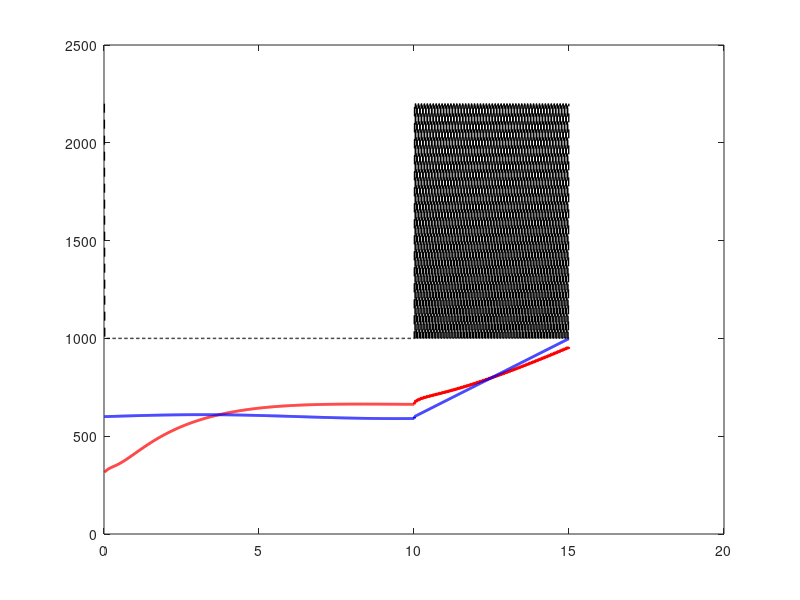

Write MATLAB code to recreate this figure. (Note: this script raises an error after producing the figure.)
clear; clc;

% --- Geometry ---
ri = 0.071 / 2;         % inner radius [m]
ro = ri + 0.005;        % outer radius [m], 5mm wall
N  = 10;                % radial nodes

% --- Material: 316 SS ---
rho = 8000;             % density [kg/m3]
cp  = 500;              % specific heat [J/kgK]
% k is temperature-dependent - evaluated each step (from Gemini, good idea)
% k(T) = 0.015*T + 8.5  [W/mK], valid ~300-1100K for 316SS

% ---- Conservative Gas-Side Assumptions ---
h_gas     = 800;        % worst-case forced convection coefficient [W/m2K]
T_gas_dry = 1000;       % dry operation gas temp [K]
T_gas_wet = 2200;       % wet operation gas temp [K]
dTdt_threshold = 80;    % outer wall heating rate that triggers wet assumption [K/s]

% --- Stability ---
r_nodes = linspace(ri, ro, N);
dr      = r_nodes(2) - r_nodes(1);

% Use worst-case (highest) k for stability calculation
% Higher k = higher alpha = more restrictive timestep requirement
k_max   = 0.015 * 2200 + 8.5;      % ~41.5 W/mK at max temp
alpha_max = k_max / (rho * cp);
dt_max  = dr^2 / (2 * alpha_max);
fprintf('Max stable timestep: %.4f s (%.1f ms)\n', dt_max, dt_max*1000);

dt = dt_max * 0.8;      % run at 80% of stability limit for margin

% --- Initialize ---
T_wall        = ones(1, N) * 300;   % start at ambient [K]
T_outer_prev  = 300;
t             = 0;

% In real system: replace this loop with your control system timer callback
% and read T_outer from your DAQ each iteration

%--- Simulation Loop (replace with real-time callback) ---
t_end         = 15;     % simulate 30 seconds
n_steps       = floor(t_end / dt);

% Preallocate logging
log_t       = zeros(1, n_steps);
log_Tinner  = zeros(1, n_steps);
log_Touter  = zeros(1, n_steps);
log_Tgas    = zeros(1, n_steps);

for step = 1:n_steps

    % === IN REAL SYSTEM: REPLACE THIS BLOCK WITH DAQ READ ===
    % Simulated outer wall temperature - dry then wet transient at t=10s
    if t < 10
        T_outer = 600 + 10*sin(0.5*t);     % dry operation, some noise
    else
        T_outer = 600 + (t-10)*80;          % outer wall climbing post-ignition
        T_outer = min(T_outer, 1050);        % clamp to physical limit
    end
    % ==========================================================

    % --- Infer operating mode from outer wall rate of change ---
    dTdt = (T_outer - T_outer_prev) / dt;

    if dTdt > dTdt_threshold
        T_gas = T_gas_wet;      % wall heating fast - assume wet, worst case
    else
        T_gas = T_gas_dry;
    end

    % --- Update temperature-dependent properties ---
    T_avg   = mean(T_wall);
    k_val   = 0.015 * T_avg + 8.5;         % 316SS k(T) [W/mK]
    alpha   = k_val / (rho * cp);

    % --- Explicit finite difference: interior nodes ---
    T_new = T_wall;

    for i = 2:N-1
        d2T = (1 + dr/(2*r_nodes(i))) * T_wall(i+1) ...
            - 2 * T_wall(i) ...
            + (1 - dr/(2*r_nodes(i))) * T_wall(i-1);
        T_new(i) = T_wall(i) + alpha * dt/dr^2 * d2T;
    end

% --- Inner boundary: convective flux from gas ---
    T_new(1) = T_wall(1) + 2*alpha*dt/dr * ...
        ( h_gas/k_val * (T_gas - T_wall(1)) ...
        - (T_wall(1) - T_wall(2))/dr );

    % --- Outer boundary: pin to measurement ---
    T_new(N) = T_outer;

    % --- Sanity check ---
    if any(isnan(T_new)) || any(T_new < 200) || any(T_new > 3500)
        warning('Step %d: unphysical temperatures - holding previous state', step);
        T_new = T_wall;     % hold last good state, do not update
    end

    T_wall       = T_new;
    T_inner      = T_wall(1);
    T_outer_prev = T_outer;
    t            = t + dt;

    % --- Log ---
    log_t(step)      = t;
    log_Tinner(step) = T_inner;
    log_Touter(step) = T_outer;
    log_Tgas(step)   = T_gas;

    % --- Safety checks (material limits for 316 SS) ---
    if T_inner > 1100
        warning('Step %d | t=%.2fs: CRITICAL - T_inner %.0fK exceeds structural limit', ...
                step, t, T_inner);
    end
    if T_inner > 1645
        error('Step %d | t=%.2fs: DANGER - T_inner %.0fK exceeds melt point. SHUTDOWN.', ...
              step, t, T_inner);
    end

end

% --- Plot results ---
figure;
plot(log_t, log_Tinner, 'r-', 'LineWidth', 2); hold on;
plot(log_t, log_Touter, 'b-', 'LineWidth', 2);
plot(log_t, log_Tgas,   'k--', 'LineWidth', 1);
yline(1100, 'r:', 'Structural Limit', 'LineWidth', 1.5);
yline(1645, 'm:', 'Melt Point',       'LineWidth', 1.5);
xlabel('Time [s]'); ylabel('Temperature [K]');
title('Afterburner Wall Temperature - Inner vs Outer');
legend('T inner (estimated)', 'T outer (measured)', 'T gas (assumed)', ...
       'Location', 'northwest');
grid on;
